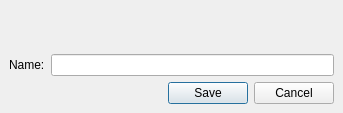
<ui version="4.0" >
 <class>changeHumanPlayerNameDialog</class>
 <widget class="QDialog" name="changeHumanPlayerNameDialog" >
  <property name="geometry" >
   <rect>
    <x>0</x>
    <y>0</y>
    <width>343</width>
    <height>113</height>
   </rect>
  </property>
  <property name="windowTitle" >
   <string>Network Error</string>
  </property>
  <layout class="QGridLayout" >
   <property name="leftMargin" >
    <number>9</number>
   </property>
   <property name="topMargin" >
    <number>9</number>
   </property>
   <property name="rightMargin" >
    <number>9</number>
   </property>
   <property name="bottomMargin" >
    <number>9</number>
   </property>
   <property name="horizontalSpacing" >
    <number>6</number>
   </property>
   <property name="verticalSpacing" >
    <number>6</number>
   </property>
   <item row="0" column="0" colspan="2" >
    <widget class="QLabel" name="label_Message" />
   </item>
   <item row="1" column="1" >
    <widget class="QLineEdit" name="lineEdit" />
   </item>
   <item row="1" column="0" >
    <widget class="QLabel" name="label_2" >
     <property name="text" >
      <string>Name:</string>
     </property>
     <property name="buddy" >
      <cstring>lineEdit</cstring>
     </property>
    </widget>
   </item>
   <item row="2" column="0" colspan="2" >
    <widget class="QDialogButtonBox" name="buttonBox" >
     <property name="orientation" >
      <enum>Qt::Horizontal</enum>
     </property>
     <property name="standardButtons" >
      <set>QDialogButtonBox::Cancel|QDialogButtonBox::NoButton|QDialogButtonBox::Save</set>
     </property>
    </widget>
   </item>
  </layout>
 </widget>
 <tabstops>
  <tabstop>lineEdit</tabstop>
  <tabstop>buttonBox</tabstop>
 </tabstops>
 <resources/>
 <connections>
  <connection>
   <sender>buttonBox</sender>
   <signal>accepted()</signal>
   <receiver>changeHumanPlayerNameDialog</receiver>
   <slot>accept()</slot>
   <hints>
    <hint type="sourcelabel" >
     <x>248</x>
     <y>254</y>
    </hint>
    <hint type="destinationlabel" >
     <x>157</x>
     <y>274</y>
    </hint>
   </hints>
  </connection>
  <connection>
   <sender>buttonBox</sender>
   <signal>rejected()</signal>
   <receiver>changeHumanPlayerNameDialog</receiver>
   <slot>reject()</slot>
   <hints>
    <hint type="sourcelabel" >
     <x>316</x>
     <y>260</y>
    </hint>
    <hint type="destinationlabel" >
     <x>286</x>
     <y>274</y>
    </hint>
   </hints>
  </connection>
 </connections>
</ui>
